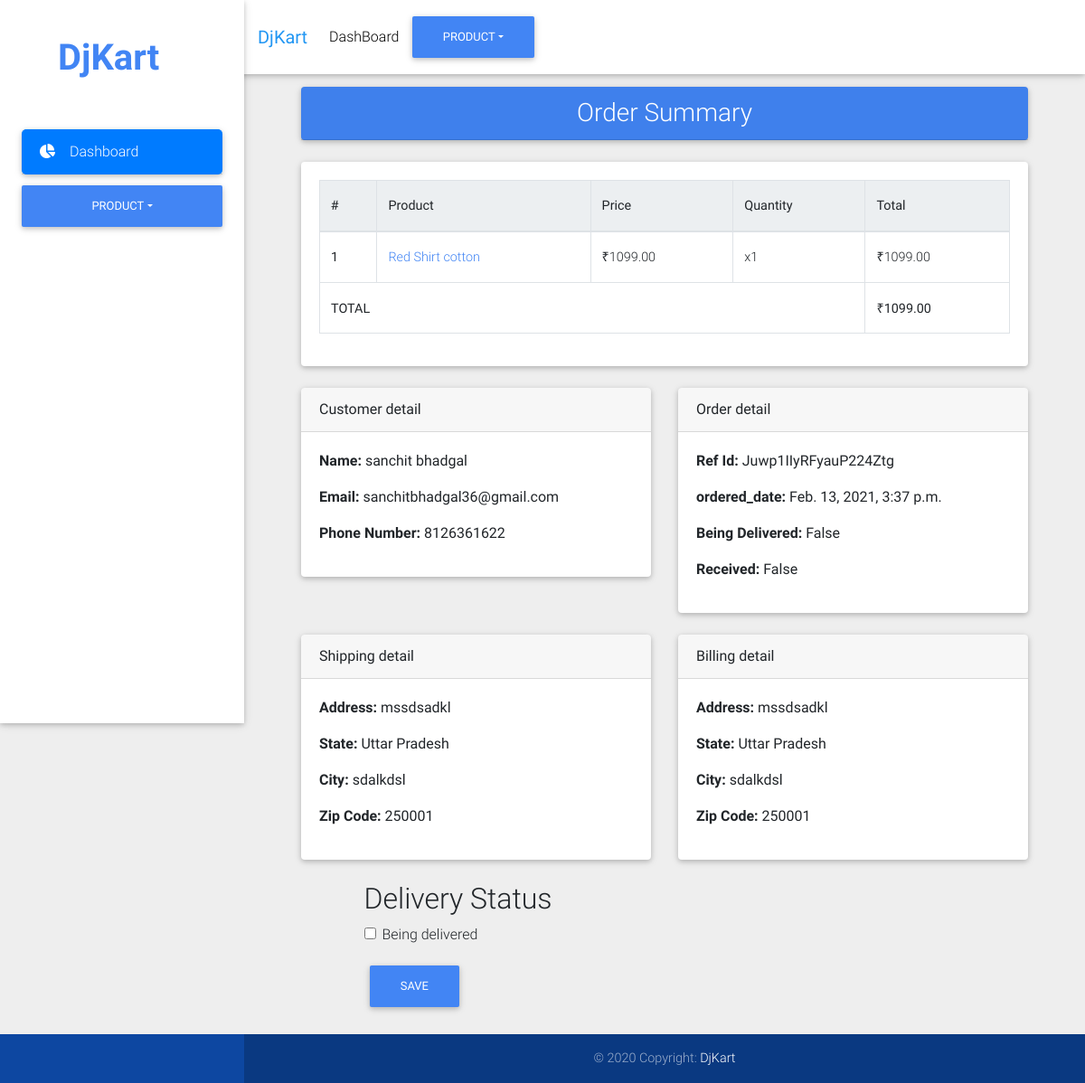
The app's page /dashboard/order-summary/Juwp1IIyRFyauP224Ztg/ (signed in) with its own data.
### order/models.py (models this page shows, shortened)
class OrderItem(models.Model):
    product = models.ForeignKey(Product, on_delete=models.SET_NULL, null=True)
    order = models.ForeignKey(Order, on_delete=models.SET_NULL, null=True)
    quantity = models.PositiveIntegerField(default=0)
    timestamp = models.DateTimeField(auto_now_add=True)
    @property
    def get_total(self):
        total = self.product.get_price * self.quantity
        return total

class Order(models.Model):
    customer = models.ForeignKey(Customer, on_delete=models.CASCADE)
    ref_id = models.CharField(max_length=20)
    start_date = models.DateTimeField(auto_now_add=True)
    ordered_date = models.DateTimeField(null=True)
    ordered = models.BooleanField(default=False)
    shipping_address = models.ForeignKey(
        ShippingAddress, on_delete=models.SET_NULL, blank=True, null=True)
    billing_address = models.ForeignKey(
        BillingAddress, on_delete=models.SET_NULL, blank=True, null=True)
    being_delivered = models.BooleanField(default=False)
    received = models.BooleanField(default=False)
    @property
    def get_cart_items(self):
        total = 0
        items = self.orderitem_set.all()
        for i in items:
            total += i.quantity
        return total
    @property
    def get_cart_total(self):
        total = 0
        items = self.orderitem_set.all()
        for i in items:
            total += i.get_total
        return total

### product/models.py (models this page shows, shortened)
class Product(models.Model):
    title = models.CharField(max_length=150, unique=True)
    slug = models.SlugField()
    price = models.DecimalField(max_digits=10, decimal_places=2)
    category = models.ForeignKey(
        Category, on_delete=models.SET_DEFAULT, default=1)
    tags = models.ManyToManyField(Tag, blank=True)
    discount_price = models.DecimalField(
        max_digits=10, decimal_places=2, blank=True, null=True)
    image = models.ImageField(upload_to='products/')
    short_description = models.TextField(max_length=500, blank=True, null=True)
    long_description = models.TextField(blank=True, null=True)
    is_featured = models.BooleanField(default=False, blank=True, null=True)
    weight = models.DecimalField(
        max_digits=5, decimal_places=2, blank=True, null=True)
    length = models.DecimalField(
        max_digits=5, decimal_places=2, blank=True, null=True)
    breath = models.DecimalField(
        max_digits=5, decimal_places=2, blank=True, null=True)
    height = models.DecimalField(
        max_digits=5, decimal_places=2, blank=True, null=True)
    date_added = models.DateTimeField(auto_now_add=True)
    objects = ProductManager()
    class Meta:
        ordering = ('-date_added',)
    def get_absolute_url(self):
        return reverse("product_detail", kwargs={"slug": self.slug})
    @property
    def get_price(self):
        if self.discount_price:
            return self.discount_price
        return self.price

### main/models.py (models this page shows)
class Currency(models.Model):
    symbol = models.CharField(max_length=5)
    code = models.CharField(max_length=5)
    is_default = models.BooleanField(default=False)
    class Meta:
        verbose_name_plural = 'Currencies'
    def __str__(self):
        return self.symbol

### account/models.py (models this page shows, shortened)
class Customer(models.Model):
    user = models.OneToOneField(
        User, on_delete=models.SET_NULL, blank=True, null=True)
    email = models.EmailField(_('email address'), unique=True)
    first_name = models.CharField(_('first name'), max_length=150)
    last_name = models.CharField(_('last name'), max_length=150)
    phone_number = models.CharField(_('phone number'), max_length=12)
    @property
    def get_full_name(self):
        return f"{self.first_name} {self.last_name}"

### address/models.py (models this page shows, shortened)
class ShippingAddress(models.Model):
    customer = models.ForeignKey(
        Customer, on_delete=models.SET_NULL, null=True)
    address_s = models.CharField(max_length=255)
    state_s = models.ForeignKey(
        State, on_delete=models.SET_NULL, null=True)
    city_s = models.CharField(max_length=150)
    zip_code_s = models.CharField(max_length=6)
    class Meta:
        verbose_name_plural = 'Shipping addresses'

class State(models.Model):
    name = models.CharField(max_length=100)
    def __str__(self):
        return self.name

class BillingAddress(models.Model):
    customer = models.ForeignKey(
        Customer, on_delete=models.SET_NULL, null=True)
    address_b = models.CharField(max_length=255)
    state_b = models.ForeignKey(State, on_delete=models.SET_NULL, null=True)
    city_b = models.CharField(max_length=150)
    zip_code_b = models.CharField(max_length=6)
    class Meta:
        verbose_name_plural = 'Billing addresses'

### main/decorators.py (the view)
    def wrap(request, *args, **kwargs):
        if request.user.is_superuser:
            return view(request, *args, **kwargs)
        else:
            raise PermissionDenied

### main/forms.py
class OrderDeliveryForm(forms.ModelForm):
    class Meta:
        model = Order
        fields = ("being_delivered",)

### main/context_processors.py (called while the page is built)
def currency(request):
    return {'curr': Currency.objects.get(id=1)}

def categories(request):
    return {'category_menu': Category.objects.all().exclude(id=1)}

def info(request):
    data = cartData(request)
    order = data['order']
    items = data['items']
    cartItems = data['cartItems']
    return {'order': order, 'items': items, 'cartItems': cartItems}

### main/utils.py (called while the page is built)
def cartData(request):
    if request.user.is_authenticated:
        customer = request.user.customer
        order, created = Order.objects.get_or_create(
            customer=customer, ordered=False)
        items = order.orderitem_set.all()
        cartItems = order.get_cart_items
    else:
        cookieData = cookieCart(request)
        cartItems = cookieData['cartItems']
        order = cookieData['order']
        items = cookieData['items']
    return {'cartItems': cartItems, 'order': order, 'items': items}

### main/views.py (called while the page is built)
@is_admin
def order_summary(request, ref_id):
    order = get_object_or_404(Order, ref_id=ref_id)
    items = order.orderitem_set.all()
    form = OrderDeliveryForm(request.POST or None, instance=order)
    if form.is_valid():
        form.save()
        return redirect('dashboard')
    context = {'order': order, 'items': items, 'form': form}
    return render(request, 'dashboard/order_summary.html', context)

### templates/dashboard/order_summary.html (shortened to what this page needs)
{% extends "dashboard/base.html" %}
{% load crispy_forms_tags %}
{% block content %}
  <div class="row wow fadeIn">
    <div class="col-md-12 mb-4">
      <div class="card bg-primary text-white">
        <div class="card-header text-center">
          <h3 class="p-0 m-0">Order Summary</h3>
        </div>
      </div>
    </div>
  </div>
  <div class="row wow fadeIn">
    <div class="col-md-12 mb-4 mx-auto">
      <div class="card">
        <div class="card-body">
          <table class="table table-bordered">
            <thead class="blue-grey lighten-5">
              <tr>
                <th>#</th>
                <th>Product</th>
                <th>Price</th>
                <th>Quantity</th>
                <th>Total</th>
              </tr>
            </thead>
            <tbody>
              {% for item in items %}
              <tr>
                <th scope="row">{{ forloop.counter }}</th>
                <td><a class="text-primary" href="{{ item.product.get_absolute_url }}" target="_blank">{{ item.product.title }}</a></td>
                <td>{{ curr }}{{ item.product.get_price }}</td>
                <td>x{{ item.quantity }}</td>
                <td>{{ curr }}{{ item.get_total }}</td>
              </tr>
              {% endfor %}
              <tr>
                <th colspan="4">TOTAL</th>
                <th>{{ curr }}{{order.get_cart_total}}</th>
              </tr>
            </tbody>
          </table>
        </div>
      </div>
    </div>
  </div>
  <div class="row wow fadeIn">
    <div class="col-md-6 mb-4">
      <div class="card">
        <div class="card-header">Customer detail</div>
        <div class="card-body">
          <p><strong>Name: </strong>{{ order.customer.get_full_name }}</p>
          <p><strong>Email: </strong>{{ order.customer.email }}</p>
          <p><strong>Phone Number: </strong>{{ order.customer.phone_number }}</p>
        </div>
      </div>
    </div>
    <div class="col-md-6 mb-4">
      <div class="card">
        <div class="card-header">Order detail</div>
        <div class="card-body">
          <p><strong>Ref Id: </strong>{{ order.ref_id }}</p>
          <p><strong>ordered_date: </strong>{{ order.ordered_date }}</p>
          <p><strong>Being Delivered: </strong>{{ order.being_delivered }}</p>
          <p><strong>Received: </strong>{{ order.received }}</p>
        </div>
      </div>
    </div>
  </div>
  <div class="row wow fadeIn">
    <div class="col-md-6 mb-4">
      <div class="card">
        <div class="card-header">Shipping detail</div>
        <div class="card-body">
          <p><strong>Address: </strong>{{ order.shipping_address.address_s }}</p>
          <p><strong>State: </strong>{{ order.shipping_address.state_s }}</p>
          <p><strong>City: </strong>{{ order.shipping_address.city_s }}</p>
          <p><strong>Zip Code: </strong>{{ order.shipping_address.zip_code_s }}</p>
        </div>
      </div>
    </div>
    <div class="col-md-6 mb-4">
      <div class="card">
        <div class="card-header">Billing detail</div>
        <div class="card-body">
          <p><strong>Address: </strong>{{ order.billing_address.address_b }}</p>
          <p><strong>State: </strong>{{ order.billing_address.state_b }}</p>
          <p><strong>City: </strong>{{ order.billing_address.city_b }}</p>
          <p><strong>Zip Code: </strong>{{ order.billing_address.zip_code_b }}</p>
        </div>
      </div>
    </div>
  </div>
  <div class="row wow fadeIn">
    <div class="col-md-10 mx-auto">
      <h2>Delivery Status</h2>
      <form action="." method="post">
        {{form|crispy}}
        <button class="btn btn-primary">Save</button>
      </form>
    </div>
  </div>
{% endblock content %}

### records on screen
OrderItem: product "Red Shirt cotton", product.get_price "1099.00", quantity "1", get_total "1099.00"
Currency: symbol "₹"
Order: get_cart_total "1099.00", customer.get_full_name "sanchit bhadgal", customer.email "sanchitbhadgal36@gmail.com", customer.phone_number "8126361622", ref_id "Juwp1IIyRFyauP224Ztg", ordered_date "Feb. 13, 2021, 3:37 p.m.", being_delivered "False", received "False", shipping_address.address_s "mssdsadkl", shipping_address.state_s "Uttar Pradesh", shipping_address.city_s "sdalkdsl", shipping_address.zip_code_s "250001", billing_address.address_b "mssdsadkl", billing_address.state_b "Uttar Pradesh", billing_address.city_b "sdalkdsl", billing_address.zip_code_b "250001"
